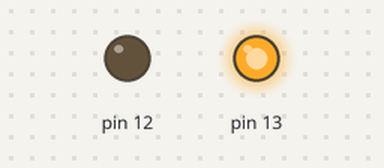
A sketch run on a simulated Arduino Uno, built with avr-gcc and run on an emulated ATmega328P. Shown: output pins drawn as LEDs (lit = HIGH). Random numbers use the default seed unless the sketch sets one.

Above: at 0.11 s.
At 2.1 s:
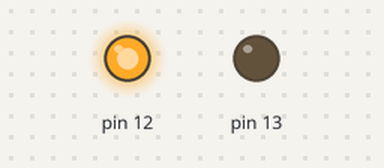
Timing chart, 0 to 3.6 s (numbered marks = the images above):
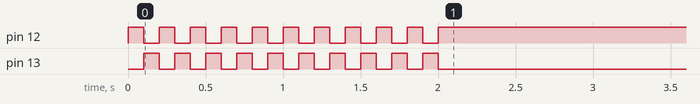

The sketch:

sketch_jan01a.ino
```cpp
void tirada(){
  if(random(0,11)>=5){
    digitalWrite(12,HIGH);
  }
  else{
    digitalWrite(13,HIGH);
  }
}

void encendido(){
    pinMode(12,OUTPUT);
  pinMode(13,OUTPUT);
  for(int i=0; i<10; i++){
     digitalWrite(12,HIGH);
     delay(100);
     digitalWrite(12,LOW);
     digitalWrite(13,HIGH);
     delay(100);
     digitalWrite(13,LOW);
  }
  }

void setup() {
  // put your setup code here, to run once:
  randomSeed(analogRead(0));
  encendido();
  tirada();
}


void loop() {
  // put your main code here, to run repeatedly:


}
```
